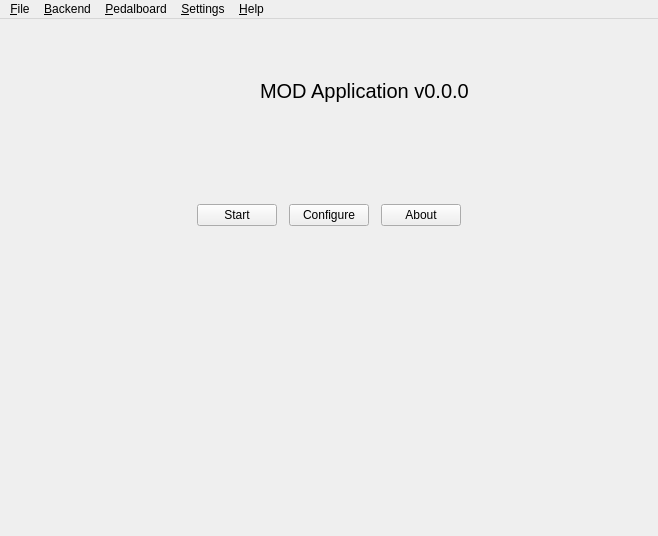
<?xml version="1.0" encoding="UTF-8"?>
<ui version="4.0">
 <class>HostWindow</class>
 <widget class="QMainWindow" name="HostWindow">
  <property name="geometry">
   <rect>
    <x>0</x>
    <y>0</y>
    <width>658</width>
    <height>536</height>
   </rect>
  </property>
  <property name="windowTitle">
   <string>MOD Application</string>
  </property>
  <widget class="QWidget" name="centralwidget">
   <layout class="QHBoxLayout" name="horizontalLayout">
    <property name="margin">
     <number>0</number>
    </property>
    <item>
     <widget class="QStackedWidget" name="stackedwidget">
      <property name="currentIndex">
       <number>0</number>
      </property>
      <widget class="QWidget" name="swp_intro">
       <layout class="QVBoxLayout" name="verticalLayout">
        <property name="margin">
         <number>0</number>
        </property>
        <item>
         <spacer name="verticalSpacer_2">
          <property name="orientation">
           <enum>Qt::Vertical</enum>
          </property>
          <property name="sizeType">
           <enum>QSizePolicy::Fixed</enum>
          </property>
          <property name="sizeHint" stdset="0">
           <size>
            <width>20</width>
            <height>40</height>
           </size>
          </property>
         </spacer>
        </item>
        <item>
         <layout class="QHBoxLayout" name="horizontalLayout_2">
          <item>
           <spacer name="horizontalSpacer">
            <property name="orientation">
             <enum>Qt::Horizontal</enum>
            </property>
            <property name="sizeHint" stdset="0">
             <size>
              <width>40</width>
              <height>20</height>
             </size>
            </property>
           </spacer>
          </item>
          <item>
           <widget class="QLabel" name="label_icon">
            <property name="minimumSize">
             <size>
              <width>64</width>
              <height>64</height>
             </size>
            </property>
            <property name="maximumSize">
             <size>
              <width>64</width>
              <height>64</height>
             </size>
            </property>
            <property name="text">
             <string/>
            </property>
            <property name="pixmap">
             <pixmap resource="../resources.qrc">:/48x48/mod.png</pixmap>
            </property>
            <property name="alignment">
             <set>Qt::AlignCenter</set>
            </property>
           </widget>
          </item>
          <item>
           <widget class="QLabel" name="label_app">
            <property name="font">
             <font>
              <pointsize>15</pointsize>
             </font>
            </property>
            <property name="text">
             <string>MOD Application v0.0.0</string>
            </property>
           </widget>
          </item>
          <item>
           <spacer name="horizontalSpacer_2">
            <property name="orientation">
             <enum>Qt::Horizontal</enum>
            </property>
            <property name="sizeHint" stdset="0">
             <size>
              <width>40</width>
              <height>20</height>
             </size>
            </property>
           </spacer>
          </item>
         </layout>
        </item>
        <item>
         <widget class="QLabel" name="label_progress">
          <property name="font">
           <font>
            <pointsize>13</pointsize>
           </font>
          </property>
          <property name="text">
           <string/>
          </property>
          <property name="alignment">
           <set>Qt::AlignCenter</set>
          </property>
         </widget>
        </item>
        <item>
         <spacer name="verticalSpacer">
          <property name="orientation">
           <enum>Qt::Vertical</enum>
          </property>
          <property name="sizeType">
           <enum>QSizePolicy::Preferred</enum>
          </property>
          <property name="sizeHint" stdset="0">
           <size>
            <width>20</width>
            <height>40</height>
           </size>
          </property>
         </spacer>
        </item>
        <item>
         <widget class="QWidget" name="w_buttons" native="true">
          <layout class="QHBoxLayout" name="horizontalLayout_4">
           <property name="spacing">
            <number>12</number>
           </property>
           <item>
            <spacer name="horizontalSpacer_3">
             <property name="orientation">
              <enum>Qt::Horizontal</enum>
             </property>
             <property name="sizeHint" stdset="0">
              <size>
               <width>113</width>
               <height>20</height>
              </size>
             </property>
            </spacer>
           </item>
           <item>
            <widget class="QPushButton" name="b_start">
             <property name="text">
              <string>Start</string>
             </property>
             <property name="icon">
              <iconset resource="../resources.qrc">
               <normaloff>:/48x48/media-playback-start.png</normaloff>:/48x48/media-playback-start.png</iconset>
             </property>
             <property name="iconSize">
              <size>
               <width>64</width>
               <height>64</height>
              </size>
             </property>
             <property name="shortcut">
              <string>Ctrl+S</string>
             </property>
            </widget>
           </item>
           <item>
            <widget class="QPushButton" name="b_configure">
             <property name="text">
              <string>Configure</string>
             </property>
             <property name="icon">
              <iconset resource="../resources.qrc">
               <normaloff>:/48x48/configure.png</normaloff>:/48x48/configure.png</iconset>
             </property>
             <property name="iconSize">
              <size>
               <width>64</width>
               <height>64</height>
              </size>
             </property>
            </widget>
           </item>
           <item>
            <widget class="QPushButton" name="b_about">
             <property name="text">
              <string>About</string>
             </property>
             <property name="icon">
              <iconset resource="../resources.qrc">
               <normaloff>:/48x48/mod.png</normaloff>:/48x48/mod.png</iconset>
             </property>
             <property name="iconSize">
              <size>
               <width>64</width>
               <height>64</height>
              </size>
             </property>
             <property name="shortcut">
              <string>Ctrl+S, Ctrl+S</string>
             </property>
            </widget>
           </item>
           <item>
            <spacer name="horizontalSpacer_4">
             <property name="orientation">
              <enum>Qt::Horizontal</enum>
             </property>
             <property name="sizeHint" stdset="0">
              <size>
               <width>112</width>
               <height>20</height>
              </size>
             </property>
            </spacer>
           </item>
          </layout>
         </widget>
        </item>
        <item>
         <spacer name="verticalSpacer_3">
          <property name="orientation">
           <enum>Qt::Vertical</enum>
          </property>
          <property name="sizeHint" stdset="0">
           <size>
            <width>20</width>
            <height>232</height>
           </size>
          </property>
         </spacer>
        </item>
       </layout>
      </widget>
      <widget class="QWidget" name="swp_webview">
       <layout class="QHBoxLayout" name="horizontalLayout_3">
        <property name="margin">
         <number>0</number>
        </property>
       </layout>
      </widget>
     </widget>
    </item>
   </layout>
  </widget>
  <widget class="QMenuBar" name="menubar">
   <property name="geometry">
    <rect>
     <x>0</x>
     <y>0</y>
     <width>658</width>
     <height>20</height>
    </rect>
   </property>
   <widget class="QMenu" name="menu_File">
    <property name="title">
     <string>&amp;File</string>
    </property>
    <addaction name="act_file_connect"/>
    <addaction name="act_file_disconnect"/>
    <addaction name="act_file_new"/>
    <addaction name="act_file_open"/>
    <addaction name="act_file_save"/>
    <addaction name="act_file_save_as"/>
    <addaction name="separator"/>
    <addaction name="act_file_quit"/>
   </widget>
   <widget class="QMenu" name="menu_Settings">
    <property name="title">
     <string>&amp;Settings</string>
    </property>
    <addaction name="act_settings_configure"/>
   </widget>
   <widget class="QMenu" name="menu_Help">
    <property name="title">
     <string>&amp;Help</string>
    </property>
    <addaction name="act_help_about"/>
    <addaction name="separator"/>
    <addaction name="act_help_project"/>
    <addaction name="act_help_website"/>
   </widget>
   <widget class="QMenu" name="menu_Backend">
    <property name="title">
     <string>&amp;Backend</string>
    </property>
    <addaction name="act_backend_start"/>
    <addaction name="act_backend_stop"/>
    <addaction name="separator"/>
    <addaction name="act_backend_restart"/>
    <addaction name="separator"/>
    <addaction name="act_backend_rescan"/>
   </widget>
   <widget class="QMenu" name="menu_Pedalboard">
    <property name="title">
     <string>&amp;Pedalboard</string>
    </property>
    <addaction name="act_pedalboard_new"/>
    <addaction name="act_pedalboard_save"/>
    <addaction name="act_pedalboard_save_as"/>
    <addaction name="separator"/>
    <addaction name="act_pedalboard_share"/>
   </widget>
   <addaction name="menu_File"/>
   <addaction name="menu_Backend"/>
   <addaction name="menu_Pedalboard"/>
   <addaction name="menu_Settings"/>
   <addaction name="menu_Help"/>
  </widget>
  <action name="act_file_new">
   <property name="icon">
    <iconset resource="../resources.qrc">
     <normaloff>:/16x16/document-new.png</normaloff>:/16x16/document-new.png</iconset>
   </property>
   <property name="text">
    <string>&amp;New</string>
   </property>
   <property name="shortcut">
    <string>Ctrl+N</string>
   </property>
  </action>
  <action name="act_file_open">
   <property name="icon">
    <iconset resource="../resources.qrc">
     <normaloff>:/16x16/document-open.png</normaloff>:/16x16/document-open.png</iconset>
   </property>
   <property name="text">
    <string>&amp;Open...</string>
   </property>
   <property name="shortcut">
    <string>Ctrl+O</string>
   </property>
  </action>
  <action name="act_file_save">
   <property name="icon">
    <iconset resource="../resources.qrc">
     <normaloff>:/16x16/document-save.png</normaloff>:/16x16/document-save.png</iconset>
   </property>
   <property name="text">
    <string>&amp;Save</string>
   </property>
   <property name="shortcut">
    <string>Ctrl+S</string>
   </property>
  </action>
  <action name="act_file_save_as">
   <property name="icon">
    <iconset resource="../resources.qrc">
     <normaloff>:/16x16/document-save-as.png</normaloff>:/16x16/document-save-as.png</iconset>
   </property>
   <property name="text">
    <string>Save &amp;as...</string>
   </property>
   <property name="shortcut">
    <string>Ctrl+Shift+S</string>
   </property>
  </action>
  <action name="act_file_quit">
   <property name="icon">
    <iconset resource="../resources.qrc">
     <normaloff>:/16x16/application-exit.png</normaloff>:/16x16/application-exit.png</iconset>
   </property>
   <property name="text">
    <string>&amp;Quit</string>
   </property>
   <property name="shortcut">
    <string>Ctrl+Q</string>
   </property>
  </action>
  <action name="act_settings_configure">
   <property name="icon">
    <iconset resource="../resources.qrc">
     <normaloff>:/16x16/configure.png</normaloff>:/16x16/configure.png</iconset>
   </property>
   <property name="text">
    <string>&amp;Configure MOD-App</string>
   </property>
  </action>
  <action name="act_help_about">
   <property name="text">
    <string>&amp;About</string>
   </property>
  </action>
  <action name="act_help_project">
   <property name="text">
    <string>MOD-App Project page</string>
   </property>
  </action>
  <action name="act_help_website">
   <property name="text">
    <string>MOD Website</string>
   </property>
  </action>
  <action name="act_backend_start">
   <property name="icon">
    <iconset resource="../resources.qrc">
     <normaloff>:/16x16/media-playback-start.png</normaloff>:/16x16/media-playback-start.png</iconset>
   </property>
   <property name="text">
    <string>Start</string>
   </property>
  </action>
  <action name="act_backend_stop">
   <property name="icon">
    <iconset resource="../resources.qrc">
     <normaloff>:/16x16/media-playback-stop.png</normaloff>:/16x16/media-playback-stop.png</iconset>
   </property>
   <property name="text">
    <string>Stop</string>
   </property>
  </action>
  <action name="act_backend_restart">
   <property name="text">
    <string>Restart</string>
   </property>
  </action>
  <action name="act_pedalboard_new">
   <property name="icon">
    <iconset resource="../resources.qrc">
     <normaloff>:/16x16/document-new.png</normaloff>:/16x16/document-new.png</iconset>
   </property>
   <property name="text">
    <string>&amp;New</string>
   </property>
  </action>
  <action name="act_pedalboard_save">
   <property name="icon">
    <iconset resource="../resources.qrc">
     <normaloff>:/16x16/document-save.png</normaloff>:/16x16/document-save.png</iconset>
   </property>
   <property name="text">
    <string>&amp;Save</string>
   </property>
  </action>
  <action name="act_pedalboard_save_as">
   <property name="icon">
    <iconset resource="../resources.qrc">
     <normaloff>:/16x16/document-save-as.png</normaloff>:/16x16/document-save-as.png</iconset>
   </property>
   <property name="text">
    <string>Save &amp;as...</string>
   </property>
  </action>
  <action name="act_pedalboard_share">
   <property name="text">
    <string>S&amp;hare...</string>
   </property>
  </action>
  <action name="act_file_connect">
   <property name="text">
    <string>&amp;Connect...</string>
   </property>
  </action>
  <action name="act_backend_alternate_ui">
   <property name="text">
    <string>Launch alternate UI</string>
   </property>
  </action>
  <action name="act_file_disconnect">
   <property name="text">
    <string>Disconnect</string>
   </property>
  </action>
  <action name="act_backend_rescan">
   <property name="text">
    <string>Rescan plugins...</string>
   </property>
  </action>
 </widget>
 <resources>
  <include location="../resources.qrc"/>
 </resources>
 <connections>
  <connection>
   <sender>act_file_quit</sender>
   <signal>triggered()</signal>
   <receiver>HostWindow</receiver>
   <slot>close()</slot>
   <hints>
    <hint type="sourcelabel">
     <x>-1</x>
     <y>-1</y>
    </hint>
    <hint type="destinationlabel">
     <x>221</x>
     <y>159</y>
    </hint>
   </hints>
  </connection>
 </connections>
</ui>
